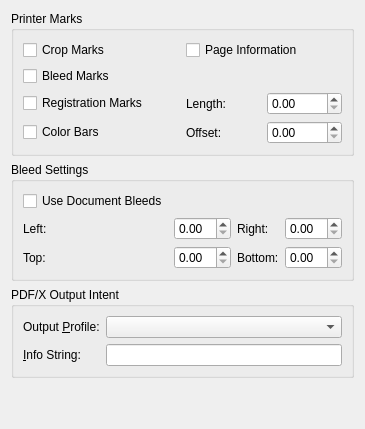
  <widget class="QWidget" name="tabPDFX">
   <attribute name="title">
    <string>Pre-Press</string>
   </attribute>
   <layout class="QVBoxLayout" name="tabPDFXLayout">
    <item>
     <widget class="QGroupBox" name="MarkGroup">
      <property name="title">
       <string>Printer Marks</string>
      </property>
      <layout class="QGridLayout" name="markGroupLayout">
       <item row="3" column="0">
        <widget class="QCheckBox" name="colorMarks">
         <property name="text">
          <string>Color Bars</string>
         </property>
        </widget>
       </item>
       <item row="2" column="0">
        <widget class="QCheckBox" name="registrationMarks">
         <property name="text">
          <string>Registration Marks</string>
         </property>
        </widget>
       </item>
       <item row="1" column="0">
        <widget class="QCheckBox" name="bleedMarks">
         <property name="text">
          <string>Bleed Marks</string>
         </property>
        </widget>
       </item>
       <item row="0" column="0">
        <widget class="QCheckBox" name="cropMarks">
         <property name="text">
          <string>Crop Marks</string>
         </property>
        </widget>
       </item>
       <item row="3" column="1">
        <layout class="QHBoxLayout" name="horizontalLayout_6">
         <item>
          <widget class="QLabel" name="label_25">
           <property name="text">
            <string>Offset:</string>
           </property>
          </widget>
         </item>
         <item>
          <widget class="ScrSpinBox" name="markOffset"/>
         </item>
        </layout>
       </item>
       <item row="2" column="1">
        <layout class="QHBoxLayout" name="horizontalLayout_8">
         <item>
          <widget class="QLabel" name="label_24">
           <property name="text">
            <string>Length:</string>
           </property>
          </widget>
         </item>
         <item>
          <widget class="ScrSpinBox" name="markLength"/>
         </item>
        </layout>
       </item>
       <item row="0" column="1">
        <widget class="QCheckBox" name="docInfoMarks">
         <property name="text">
          <string>Page Information</string>
         </property>
        </widget>
       </item>
      </layout>
     </widget>
    </item>
    <item>
     <widget class="QGroupBox" name="BleedGroup">
      <property name="title">
       <string>Bleed Settings</string>
      </property>
      <layout class="QGridLayout" name="bleedGroupLayout">
       <item row="1" column="0">
        <widget class="QLabel" name="bleedLeftLabel">
         <property name="text">
          <string>Left:</string>
         </property>
        </widget>
       </item>
       <item row="1" column="1">
        <widget class="ScrSpinBox" name="bleedLeftSpinBox"/>
       </item>
       <item row="2" column="0">
        <widget class="QLabel" name="bleedTopLabel">
         <property name="text">
          <string>Top:</string>
         </property>
        </widget>
       </item>
       <item row="2" column="1">
        <widget class="ScrSpinBox" name="bleedTopSpinBox"/>
       </item>
       <item row="2" column="3">
        <widget class="ScrSpinBox" name="bleedBottomSpinBox"/>
       </item>
       <item row="1" column="2">
        <widget class="QLabel" name="bleedRightLabel">
         <property name="text">
          <string>Right:</string>
         </property>
        </widget>
       </item>
       <item row="1" column="3">
        <widget class="ScrSpinBox" name="bleedRightSpinBox"/>
       </item>
       <item row="2" column="2">
        <widget class="QLabel" name="bleedBottomLabel">
         <property name="text">
          <string>Bottom:</string>
         </property>
        </widget>
       </item>
       <item row="0" column="0">
        <widget class="QCheckBox" name="docBleeds">
         <property name="text">
          <string>Use Document Bleeds</string>
         </property>
        </widget>
       </item>
      </layout>
     </widget>
    </item>
    <item>
     <widget class="QGroupBox" name="X3Group">
      <property name="title">
       <string>PDF/X Output Intent</string>
      </property>
      <layout class="QGridLayout" name="X3GroupLayout">
       <item row="0" column="1">
        <widget class="QComboBox" name="PrintProfC">
         <property name="editable">
          <bool>false</bool>
         </property>
        </widget>
       </item>
       <item row="0" column="0">
        <widget class="QLabel" name="label_30">
         <property name="text">
          <string>Output &amp;Profile:</string>
         </property>
         <property name="buddy">
          <cstring>PrintProfC</cstring>
         </property>
        </widget>
       </item>
       <item row="1" column="0">
        <widget class="QLabel" name="label_31">
         <property name="text">
          <string>&amp;Info String:</string>
         </property>
         <property name="buddy">
          <cstring>InfoString</cstring>
         </property>
        </widget>
       </item>
       <item row="1" column="1">
        <widget class="QLineEdit" name="InfoString"/>
       </item>
      </layout>
     </widget>
    </item>
    <item>
     <spacer name="verticalSpacer_4">
      <property name="orientation">
       <enum>Qt::Orientation::Vertical</enum>
      </property>
      <property name="sizeHint" stdset="0">
       <size>
        <width>20</width>
        <height>40</height>
       </size>
      </property>
     </spacer>
    </item>
   </layout>
  </widget>
